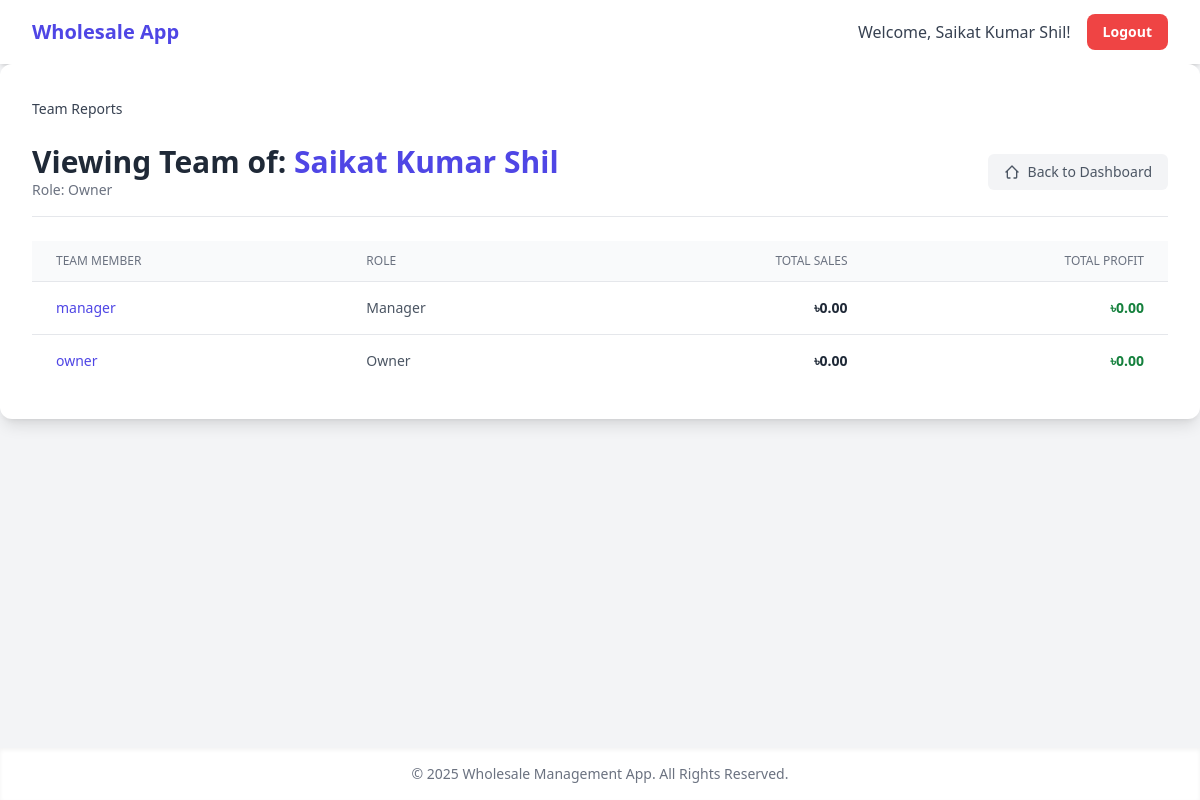
Page /reports_team.php (signed in) on the committed database.
### tables this page shows
CREATE TABLE `users` (
  `id` int(11) NOT NULL,
  `full_name` varchar(100) NOT NULL,
  `username` varchar(50) NOT NULL,
  `password_hash` varchar(255) NOT NULL,
  `role` enum('owner','manager','supervisor','sales_head','sales') NOT NULL,
  `reports_to` int(11) DEFAULT NULL,
  `created_at` timestamp NOT NULL DEFAULT current_timestamp()
);

### reports_team.php (the view, shortened to what this page needs)
<?php
require_once 'db.php';
$current_user_id = $_SESSION['user_id'];
$view_user_id = isset($_GET['view_id']) ? (int)$_GET['view_id'] : $current_user_id;
function getAllSubordinateIds($pdo, $manager_id) {
    $ids_to_check = [$manager_id];
    $all_subordinate_ids = [];
    while (!empty($ids_to_check)) {
        $placeholders = rtrim(str_repeat('?,', count($ids_to_check)), ',');
        $stmt = $pdo->prepare("SELECT id FROM users WHERE reports_to IN ($placeholders)");
        $stmt->execute($ids_to_check);
        $subordinates = $stmt->fetchAll(PDO::FETCH_COLUMN);
        if (!empty($subordinates)) {
            $all_subordinate_ids = array_merge($all_subordinate_ids, $subordinates);
            $ids_to_check = $subordinates;
        } else {
            $ids_to_check = [];
        }
    }
    return $all_subordinate_ids;
}
try {
    $view_user_stmt = $pdo->prepare(
        "SELECT u.id, u.full_name, u.role, u.reports_to, p.full_name as parent_name
         FROM users u
         LEFT JOIN users p ON u.reports_to = p.id
         WHERE u.id = ?"
    );
    $view_user_stmt->execute([$view_user_id]);
    $view_user = $view_user_stmt->fetch();
    $display_mode = 'team';
    $page_data = [];
    if ($view_user['role'] === 'sales') {
        $display_mode = 'invoices';
        $invoice_stmt = $pdo->prepare(
            "SELECT customer_name, DATE(order_date) as invoice_date, SUM(total_amount) as invoice_total,
             GROUP_CONCAT(CONCAT_WS('||', p.name, total_pcs, total_amount) SEPARATOR ';;') as product_details
             FROM orders o JOIN products p ON o.product_id = p.id
             WHERE user_id = ?
             GROUP BY customer_name, DATE(order_date) ORDER BY invoice_date DESC"
        );
        $invoice_stmt->execute([$view_user_id]);
        $page_data = $invoice_stmt->fetchAll();
    } else {
        $subordinates_stmt = $pdo->prepare("SELECT id, full_name, role FROM users WHERE reports_to = ? ORDER BY full_name ASC");
        $subordinates_stmt->execute([$view_user_id]);
        $subordinates = $subordinates_stmt->fetchAll();
        foreach ($subordinates as $sub) {
            $team_ids = array_merge([$sub['id']], getAllSubordinateIds($pdo, $sub['id']));
            if (empty($team_ids)) {
                $stats = ['total_sales' => 0, 'total_profit' => 0];
            } else {
                $placeholders = rtrim(str_repeat('?,', count($team_ids)), ',');
                $stats_stmt = $pdo->prepare(
                    "SELECT SUM(total_amount) as total_sales,
                     SUM(total_amount - (total_pcs * cost_per_pc_at_sale)) as total_profit
                     FROM orders WHERE user_id IN ($placeholders)"
                );
                $stats_stmt->execute($team_ids);
                $stats = $stats_stmt->fetch();
            }
            $page_data[] = [
                'id' => $sub['id'], 'full_name' => $sub['full_name'], 'role' => $sub['role'],
                'total_sales' => $stats['total_sales'] ?? 0, 'total_profit' => $stats['total_profit'] ?? 0
            ];
        }
    }
} catch (PDOException $e) {
    die("A database error occurred: " . $e->getMessage());
}
require_once 'header.php';
?>
<div class="bg-white p-4 sm:p-6 lg:p-8 rounded-xl shadow-lg max-w-7xl mx-auto space-y-6">
    <nav class="flex" aria-label="Breadcrumb">
        <ol class="inline-flex items-center space-x-1 md:space-x-3">
            <li><a href="reports_team.php" class="text-sm font-medium text-gray-700 hover:text-indigo-600">Team Reports</a></li>
        </ol>
    </nav>
    <div class="border-b pb-4">
        <div class="flex flex-col sm:flex-row sm:items-center sm:justify-between">
            <div>
                 <h1 class="text-2xl sm:text-3xl font-bold text-gray-800">
                    Viewing Team of: <span class="text-indigo-600"><?php echo htmlspecialchars($view_user['full_name']); ?></span>
                </h1>
                <p class="text-sm text-gray-500">Role: <?php echo ucfirst(str_replace('_', ' ', htmlspecialchars($view_user['role']))); ?></p>
            </div>
            <?php if ($view_user_id == $current_user_id): ?>
                <a href="dashboard.php" class="mt-2 sm:mt-0 inline-flex items-center gap-2 text-sm font-medium text-gray-600 hover:text-indigo-600 bg-gray-100 hover:bg-gray-200 py-2 px-4 rounded-md transition">
                    <svg xmlns="http://www.w3.org/2000/svg" class="h-4 w-4" fill="none" viewBox="0 0 24 24" stroke="currentColor"><path stroke-linecap="round" stroke-linejoin="round" stroke-width="2" d="M3 12l2-2m0 0l7-7 7 7M5 10v10a1 1 0 001 1h3m10-11l2 2m-2-2v10a1 1 0 01-1 1h-3" /></svg>
                    Back to Dashboard
                </a>
            <?php endif; ?>
        </div>
    </div>
    <?php if ($display_mode === 'team'): ?>
        <div class="overflow-x-auto">
            <table class="min-w-full divide-y divide-gray-200">
                <thead class="bg-gray-50"><tr><th class="px-6 py-3 text-left text-xs font-medium text-gray-500 uppercase">Team Member</th><th class="px-6 py-3 text-left text-xs font-medium text-gray-500 uppercase">Role</th><th class="px-6 py-3 text-right text-xs font-medium text-gray-500 uppercase">Total Sales</th><th class="px-6 py-3 text-right text-xs font-medium text-gray-500 uppercase">Total Profit</th></tr></thead>
                <tbody class="bg-white divide-y divide-gray-200">
                    <?php if (empty($page_data)): ?>
                        <tr><td colspan="4" class="px-6 py-12 text-center text-gray-500">This user has no subordinates.</td></tr>
                    <?php else: ?>
                        <?php foreach ($page_data as $member): ?>
                            <tr>
                                <td class="px-6 py-4 whitespace-nowrap text-sm font-medium text-indigo-600"><a href="reports_team.php?view_id=<?php echo $member['id']; ?>" class="hover:underline"><?php echo htmlspecialchars($member['full_name']); ?></a></td>
                                <td class="px-6 py-4 whitespace-nowrap text-sm text-gray-600"><?php echo ucfirst(str_replace('_', ' ', htmlspecialchars($member['role']))); ?></td>
                                <td class="px-6 py-4 whitespace-nowrap text-sm text-gray-800 text-right font-semibold">৳<?php echo number_format($member['total_sales'], 2); ?></td>
                                <td class="px-6 py-4 whitespace-nowrap text-sm text-green-700 text-right font-bold">৳<?php echo number_format($member['total_profit'], 2); ?></td>
                            </tr>
                        <?php endforeach; ?>
                    <?php endif; ?>
                </tbody>
            </table>
        </div>
    <?php endif; ?>
</div>
<?php
require_once 'footer.php';
?>

### rows in the picture
users: full_name "Saikat Kumar Shil", role "Owner"
users: full_name "manager", role "Manager", total_sales "0.00", total_profit "0.00"
users: full_name "owner", role "Owner", total_sales "0.00", total_profit "0.00"

### other values in the picture
$_SESSION['user_full_name'] "Saikat Kumar Shil"
